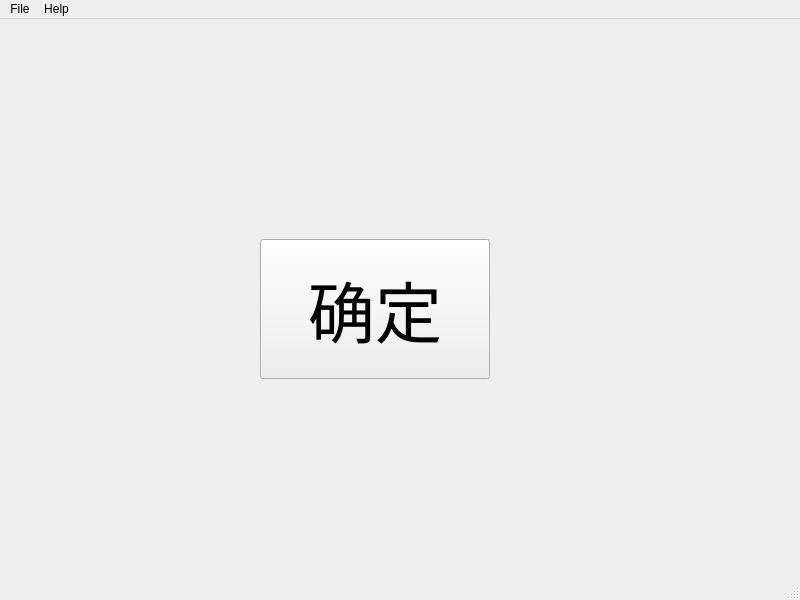
<?xml version="1.0" encoding="UTF-8"?>
<ui version="4.0">
 <class>MainWindow</class>
 <widget class="QMainWindow" name="MainWindow">
  <property name="geometry">
   <rect>
    <x>0</x>
    <y>0</y>
    <width>800</width>
    <height>600</height>
   </rect>
  </property>
  <property name="minimumSize">
   <size>
    <width>800</width>
    <height>600</height>
   </size>
  </property>
  <property name="maximumSize">
   <size>
    <width>800</width>
    <height>600</height>
   </size>
  </property>
  <property name="windowTitle">
   <string>L7660_KeyHacker</string>
  </property>
  <widget class="QWidget" name="centralwidget">
   <widget class="QPushButton" name="button_ok">
    <property name="geometry">
     <rect>
      <x>260</x>
      <y>220</y>
      <width>230</width>
      <height>140</height>
     </rect>
    </property>
    <property name="minimumSize">
     <size>
      <width>230</width>
      <height>140</height>
     </size>
    </property>
    <property name="maximumSize">
     <size>
      <width>230</width>
      <height>140</height>
     </size>
    </property>
    <property name="font">
     <font>
      <pointsize>50</pointsize>
     </font>
    </property>
    <property name="focusPolicy">
     <enum>Qt::TabFocus</enum>
    </property>
    <property name="text">
     <string>确定</string>
    </property>
   </widget>
  </widget>
  <widget class="QStatusBar" name="statusbar"/>
  <widget class="QMenuBar" name="menubar">
   <property name="geometry">
    <rect>
     <x>0</x>
     <y>0</y>
     <width>800</width>
     <height>23</height>
    </rect>
   </property>
   <widget class="QMenu" name="menuFile">
    <property name="title">
     <string>File</string>
    </property>
    <addaction name="separator"/>
    <addaction name="actionExit"/>
    <addaction name="separator"/>
   </widget>
   <widget class="QMenu" name="menuHelp">
    <property name="title">
     <string>Help</string>
    </property>
    <addaction name="separator"/>
    <addaction name="separator"/>
    <addaction name="actionAbout"/>
    <addaction name="separator"/>
   </widget>
   <addaction name="menuFile"/>
   <addaction name="menuHelp"/>
  </widget>
  <action name="actionExit">
   <property name="text">
    <string>退出</string>
   </property>
  </action>
  <action name="actionCopy">
   <property name="text">
    <string>Copy</string>
   </property>
  </action>
  <action name="actionPaste">
   <property name="text">
    <string>Paste</string>
   </property>
  </action>
  <action name="actionCut">
   <property name="text">
    <string>Cut</string>
   </property>
  </action>
  <action name="actionHelp">
   <property name="text">
    <string>软件使用说明</string>
   </property>
  </action>
  <action name="actionAbout">
   <property name="text">
    <string>关于</string>
   </property>
  </action>
  <action name="action_query">
   <property name="text">
    <string>查询</string>
   </property>
  </action>
  <action name="action_backupDB">
   <property name="text">
    <string>备份数据库</string>
   </property>
  </action>
  <action name="action_reset_mac">
   <property name="text">
    <string>重置MAC状态</string>
   </property>
  </action>
 </widget>
 <resources/>
 <connections/>
</ui>
